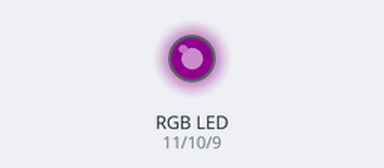
Bench run of a sketch on a simulated Arduino Uno, built with avr-gcc and run on an emulated ATmega328P. Shown: an RGB LED mixed from three pins (HIGH = lit). Dim RGB values are drawn brighter than linear.

Above: at 0.15 s.
At 5.41 s:
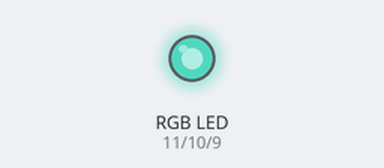
At 10.5 s:
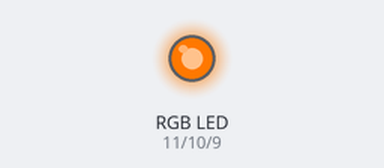
At 18.6 s:
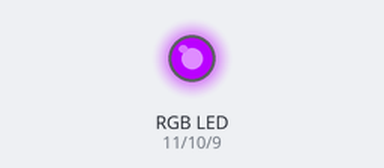
At 30.5 s:
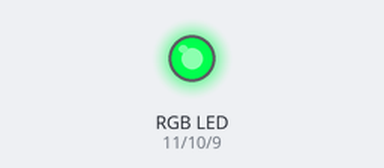
At 38.5 s:
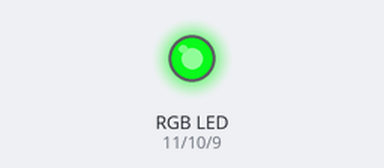
Timing chart, 0 to 40.0 s (numbered marks = the images above):
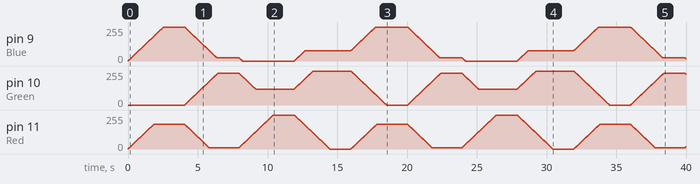

The sketch:

Led_Fadign_Arduino.ino
```cpp
const int Red = 11;
const int Green = 10;
const int Blue = 9;

int RedVal = 0;
int GreenVal = 0;
int BlueVal = 0;
int fade = 10;

int RedVal1 = 186;
int GreenVal1 = 0;
int BlueVal1 = 255;

int RedVal2 = 9;
int GreenVal2 = 239;
int BlueVal2 = 26;

int RedVal3 = 255;
int GreenVal3 = 120;
int BlueVal3 = 0;

int RedVal4 = 0;
int GreenVal4 = 255;
int BlueVal4 = 78;

int mode = 1;

void setup()
{

  pinMode(Red, OUTPUT);
  pinMode(Green, OUTPUT);
  pinMode(Blue, OUTPUT);
  analogWrite(Red, RedVal);
  analogWrite(Green, GreenVal);
  analogWrite(Blue, BlueVal);

}

int Fade(int val, int nextval) {
  if (val < nextval) {
    val ++;
  } else if (val > nextval) {
    val --;
  }
  return val;
}

void loop()

{
  while (mode == 1) {
    RedVal = Fade(RedVal, RedVal1);
    BlueVal = Fade(BlueVal, BlueVal1);
    GreenVal = Fade(GreenVal, GreenVal1);

    analogWrite(Red, RedVal);
    analogWrite(Green, GreenVal);
    analogWrite(Blue, BlueVal);
    delay(fade);

    if (RedVal == RedVal1 && GreenVal == GreenVal1 && BlueVal == BlueVal1) {
      delay(1500);
      mode = 2;
    }
  }

  while (mode == 2) {
    RedVal = Fade(RedVal, RedVal2);
    BlueVal = Fade(BlueVal, BlueVal2);
    GreenVal = Fade(GreenVal, GreenVal2);

    analogWrite(Red, RedVal);
    analogWrite(Green, GreenVal);
    analogWrite(Blue, BlueVal);
    delay(fade);

    if (RedVal == RedVal2 && GreenVal == GreenVal2 && BlueVal == BlueVal2) {
      delay(1500);
      mode = 3;

    }
  }

  while (mode == 3) {
    RedVal = Fade(RedVal, RedVal3);
    BlueVal = Fade(BlueVal, BlueVal3);
    GreenVal = Fade(GreenVal, GreenVal3);
    analogWrite(Red, RedVal);
    analogWrite(Green, GreenVal);
    analogWrite(Blue, BlueVal);
    delay(fade);

    if (RedVal == RedVal3 && GreenVal == GreenVal3 && BlueVal == BlueVal3) {
      delay(1500);
      mode = 4;

    }
  }

  while (mode == 4) {
    RedVal = Fade(RedVal, RedVal4);
    BlueVal = Fade(BlueVal, BlueVal4);
    GreenVal = Fade(GreenVal, GreenVal4);
    analogWrite(Red, RedVal);
    analogWrite(Green, GreenVal);
    analogWrite(Blue, BlueVal);
    delay(fade);

    if (RedVal == RedVal4 && GreenVal == GreenVal4 && BlueVal == BlueVal4) {
      delay(1500);
      mode = 1;

    }
  }

}
```
